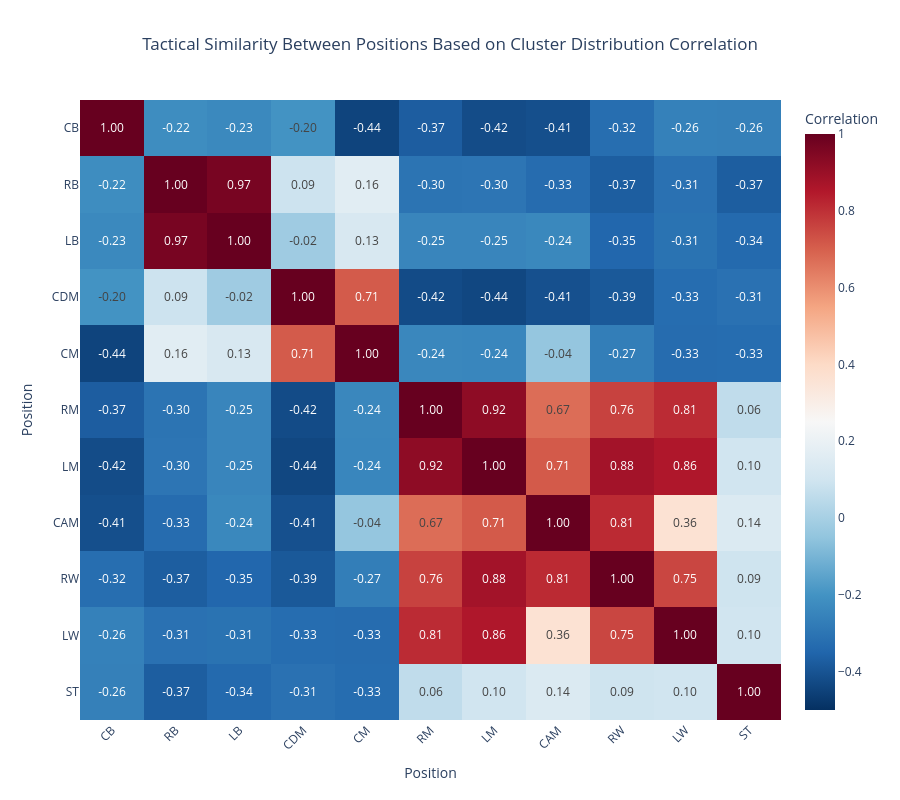

The cell this chart's notebook holds for it:
### Code cell
pivot_pos = pd.crosstab(df_clusters['cluster'], df_clusters['pos'])
pivot_norm = pivot_pos.div(pivot_pos.sum(axis=1), axis=0)
pos_corr = pivot_norm.corr()

# Sort the correlation matrix by the specified position order
position_order = ['CB', 'RB', 'LB', 'CDM', 'CM', 'RM', 'LM', 'CAM', 'RW', 'LW', 'ST']
# Filter to keep only positions that exist in the data
position_order = [pos for pos in position_order if pos in pos_corr.columns]
pos_corr = pos_corr.loc[position_order, position_order]

fig = px.imshow(
    pos_corr,
    labels=dict(x="Position", y="Position", color="Correlation"),
    x=pos_corr.columns,
    y=pos_corr.columns,
    color_continuous_scale='RdBu_r',
    zmin=-0.5,
    zmax=1,
    text_auto='.2f',
    aspect='auto',
    title="Tactical Similarity Between Positions Based on Cluster Distribution Correlation"
)

fig.update_layout(
    title_x=0.5,
    width=900,
    height=800,
    xaxis_tickangle=-45
)

fig.show()

### Figure 1 — Plotly figure (JSON) as saved in the notebook; plotly's stock layout.template omitted (floating-point values rounded to 4 significant figures)
{"data": [{"coloraxis": "coloraxis", "hovertemplate": "Position: %{x}<br>Position: %{y}<br>Correlation: %{z}<extra></extra>", "name": "0", "texttemplate": "%{z:.2f}", "type": "heatmap", "x": ["CB", "RB", "LB", "CDM", "CM", "RM", "LM", "CAM", "RW", "LW", "ST"], "xaxis": "x", "y": ["CB", "RB", "LB", "CDM", "CM", "RM", "LM", "CAM", "RW", "LW", "ST"], "yaxis": "y", "z": [[1.0, -0.2212, -0.2333, -0.1999, -0.4442, -0.3737, -0.4215, -0.4133, -0.3249, -0.2611, -0.2638], [-0.2212, 1.0, 0.9658, 0.09103, 0.1637, -0.3035, -0.2986, -0.3287, -0.3731, -0.3124, -0.3733], [-0.2333, 0.9658, 1.0, -0.01978, 0.1291, -0.2462, -0.2451, -0.2377, -0.3451, -0.3082, -0.3364], [-0.1999, 0.09103, -0.01978, 1.0, 0.7107, -0.4242, -0.4356, -0.4103, -0.3873, -0.326, -0.3123], [-0.4442, 0.1637, 0.1291, 0.7107, 1.0, -0.2392, -0.2423, -0.04339, -0.2693, -0.3292, -0.3259], [-0.3737, -0.3035, -0.2462, -0.4242, -0.2392, 1.0, 0.9228, 0.6718, 0.7616, 0.8107, 0.05989], [-0.4215, -0.2986, -0.2451, -0.4356, -0.2423, 0.9228, 1.0, 0.7124, 0.8799, 0.8552, 0.1013], [-0.4133, -0.3287, -0.2377, -0.4103, -0.04339, 0.6718, 0.7124, 1.0, 0.8131, 0.3638, 0.139], [-0.3249, -0.3731, -0.3451, -0.3873, -0.2693, 0.7616, 0.8799, 0.8131, 1.0, 0.7534, 0.09415], [-0.2611, -0.3124, -0.3082, -0.326, -0.3292, 0.8107, 0.8552, 0.3638, 0.7534, 1.0, 0.09916], [-0.2638, -0.3733, -0.3364, -0.3123, -0.3259, 0.05989, 0.1013, 0.139, 0.09415, 0.09916, 1.0]]}], "layout": {"coloraxis": {"cmax": 1, "cmin": -0.5, "colorbar": {"title": {"text": "Correlation"}}, "colorscale": [[0, "rgb(5,48,97)"], [0.1, "rgb(33,102,172)"], [0.2, "rgb(67,147,195)"], [0.3, "rgb(146,197,222)"], [0.4, "rgb(209,229,240)"], [0.5, "rgb(247,247,247)"], [0.6, "rgb(253,219,199)"], [0.7, "rgb(244,165,130)"], [0.8, "rgb(214,96,77)"], [0.9, "rgb(178,24,43)"], [1, "rgb(103,0,31)"]]}, "height": 800, "title": {"text": "Tactical Similarity Between Positions Based on Cluster Distribution Correlation", "x": 0.5}, "width": 900, "xaxis": {"anchor": "y", "domain": [0, 1], "tickangle": -45, "title": {"text": "Position"}}, "yaxis": {"anchor": "x", "autorange": "reversed", "domain": [0, 1], "title": {"text": "Position"}}}}
